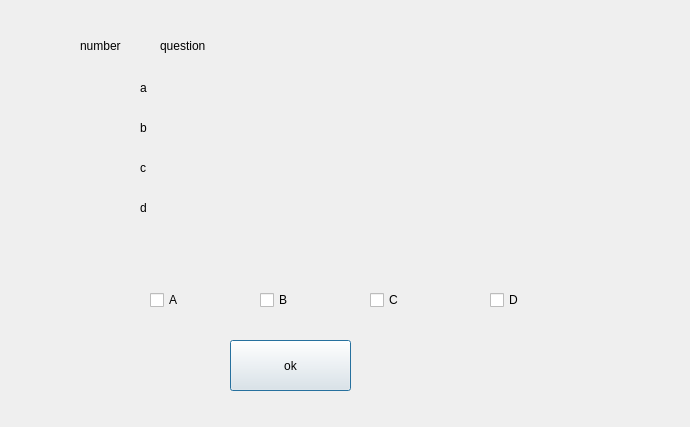
<?xml version="1.0" encoding="UTF-8"?>
<ui version="4.0">
 <class>PageFinal</class>
 <widget class="QDialog" name="PageFinal">
  <property name="geometry">
   <rect>
    <x>0</x>
    <y>0</y>
    <width>690</width>
    <height>427</height>
   </rect>
  </property>
  <property name="windowTitle">
   <string>Dialog</string>
  </property>
  <widget class="QLabel" name="answera">
   <property name="geometry">
    <rect>
     <x>140</x>
     <y>80</y>
     <width>421</width>
     <height>16</height>
    </rect>
   </property>
   <property name="text">
    <string>a</string>
   </property>
  </widget>
  <widget class="QLabel" name="answerb">
   <property name="geometry">
    <rect>
     <x>140</x>
     <y>120</y>
     <width>411</width>
     <height>16</height>
    </rect>
   </property>
   <property name="text">
    <string>b</string>
   </property>
  </widget>
  <widget class="QLabel" name="answerc">
   <property name="geometry">
    <rect>
     <x>140</x>
     <y>160</y>
     <width>421</width>
     <height>16</height>
    </rect>
   </property>
   <property name="text">
    <string>c</string>
   </property>
  </widget>
  <widget class="QLabel" name="answerd">
   <property name="geometry">
    <rect>
     <x>140</x>
     <y>200</y>
     <width>411</width>
     <height>16</height>
    </rect>
   </property>
   <property name="text">
    <string>d</string>
   </property>
  </widget>
  <widget class="QLabel" name="question">
   <property name="geometry">
    <rect>
     <x>160</x>
     <y>20</y>
     <width>511</width>
     <height>51</height>
    </rect>
   </property>
   <property name="text">
    <string>question</string>
   </property>
  </widget>
  <widget class="QPushButton" name="ok">
   <property name="geometry">
    <rect>
     <x>230</x>
     <y>340</y>
     <width>121</width>
     <height>51</height>
    </rect>
   </property>
   <property name="text">
    <string>ok</string>
   </property>
  </widget>
  <widget class="QCheckBox" name="A">
   <property name="geometry">
    <rect>
     <x>150</x>
     <y>290</y>
     <width>84</width>
     <height>20</height>
    </rect>
   </property>
   <property name="text">
    <string>A</string>
   </property>
  </widget>
  <widget class="QCheckBox" name="B">
   <property name="geometry">
    <rect>
     <x>260</x>
     <y>290</y>
     <width>84</width>
     <height>20</height>
    </rect>
   </property>
   <property name="text">
    <string>B</string>
   </property>
  </widget>
  <widget class="QCheckBox" name="C">
   <property name="geometry">
    <rect>
     <x>370</x>
     <y>290</y>
     <width>84</width>
     <height>20</height>
    </rect>
   </property>
   <property name="text">
    <string>C</string>
   </property>
  </widget>
  <widget class="QCheckBox" name="D">
   <property name="geometry">
    <rect>
     <x>490</x>
     <y>290</y>
     <width>84</width>
     <height>20</height>
    </rect>
   </property>
   <property name="text">
    <string>D</string>
   </property>
  </widget>
  <widget class="QLabel" name="numberQuestion">
   <property name="geometry">
    <rect>
     <x>80</x>
     <y>20</y>
     <width>61</width>
     <height>51</height>
    </rect>
   </property>
   <property name="text">
    <string>number</string>
   </property>
  </widget>
 </widget>
 <resources/>
 <connections/>
</ui>
